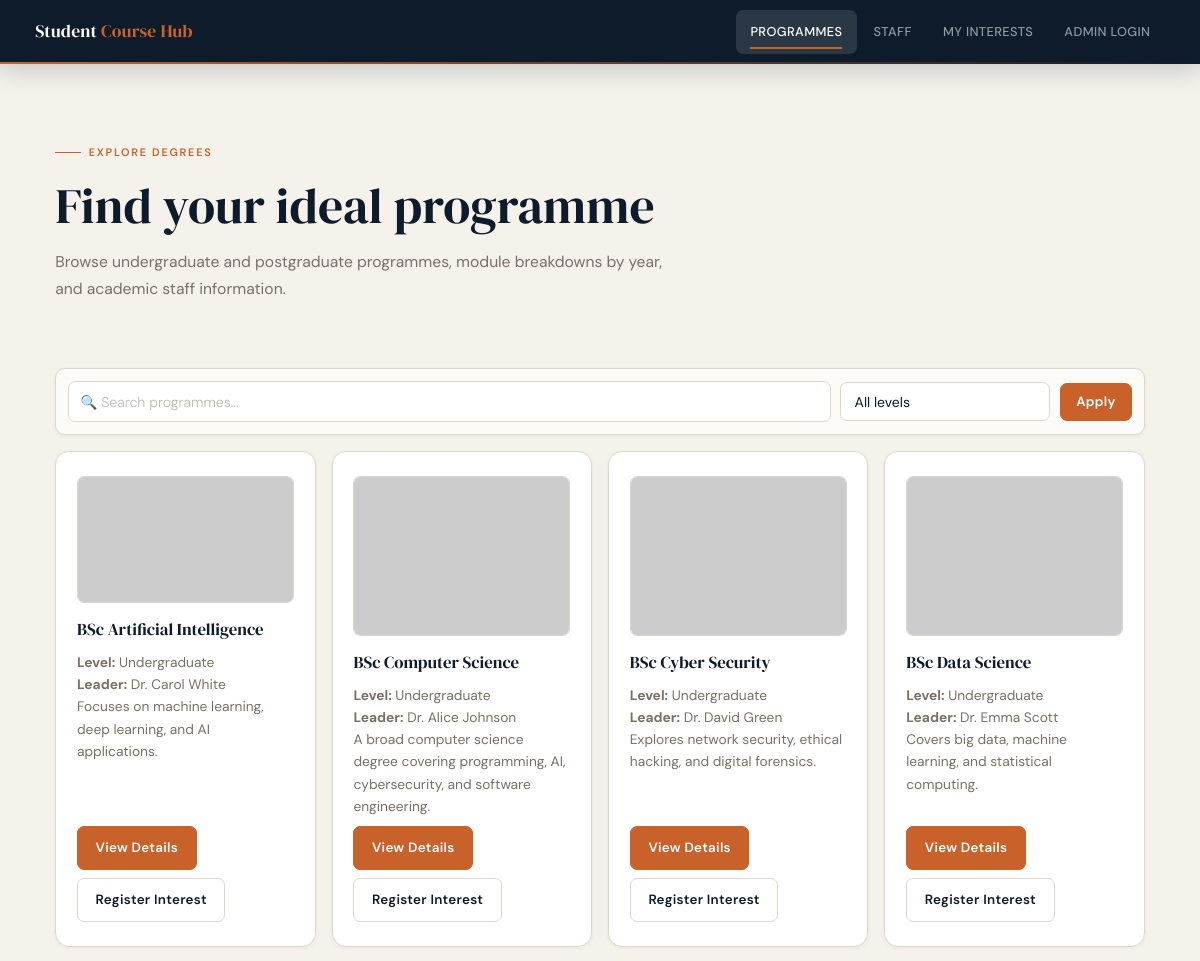
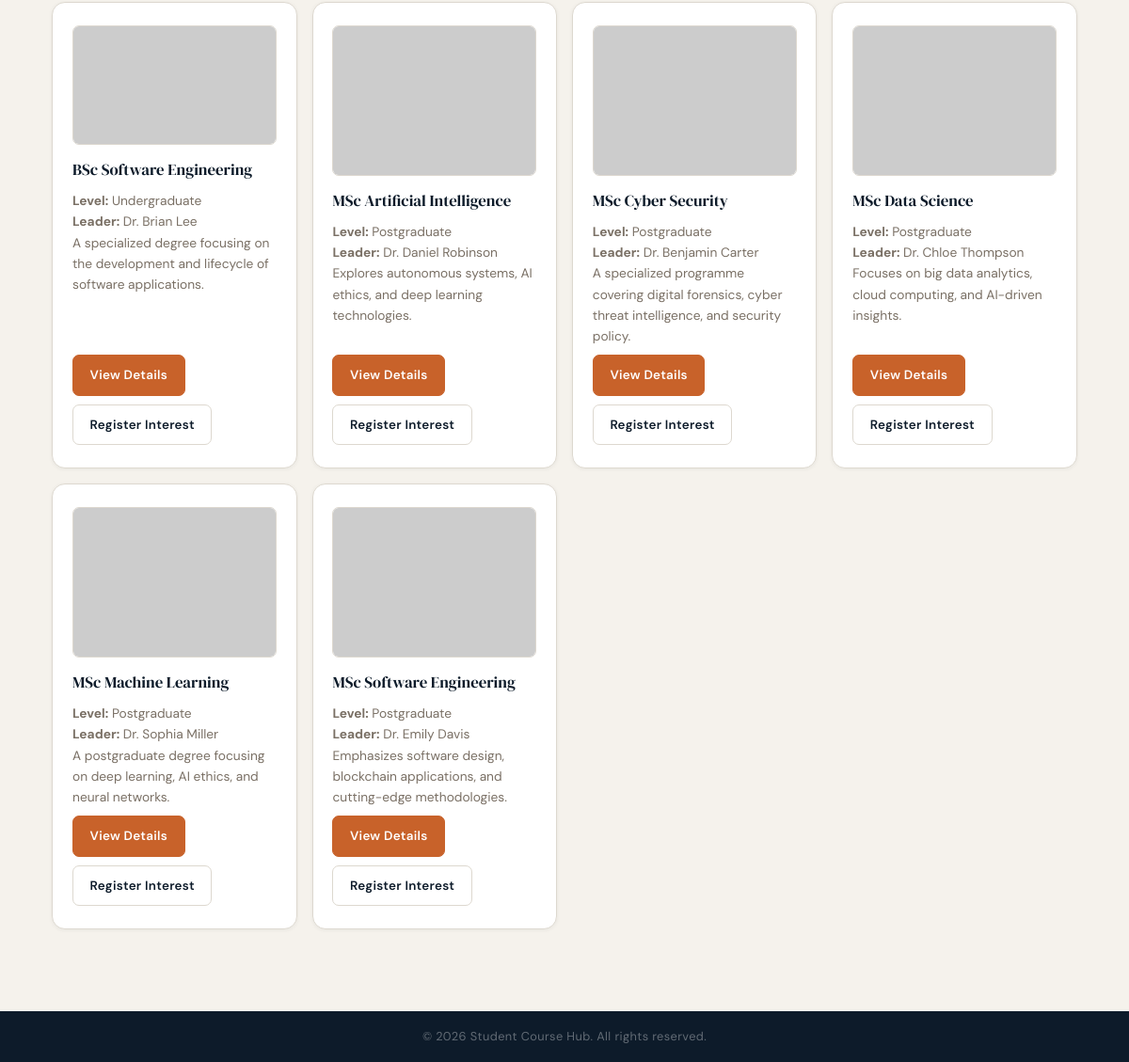
Page /public/programmes on the committed database (2 pictures, top to bottom).
### tables this page shows
CREATE TABLE `programmes` (
  `ProgrammeID` int(11) NOT NULL,
  `ProgrammeName` text NOT NULL,
  `LevelID` int(11) DEFAULT NULL,
  `ProgrammeLeaderID` int(11) DEFAULT NULL,
  `Description` text DEFAULT NULL,
  `Image` text DEFAULT NULL,
  `IsPublished` tinyint(1) NOT NULL DEFAULT 1,
  `ImageAlt` varchar(255) DEFAULT NULL
);

CREATE TABLE `levels` (
  `LevelID` int(11) NOT NULL,
  `LevelName` text NOT NULL
);

CREATE TABLE `staff` (
  `StaffID` int(11) NOT NULL,
  `Name` text NOT NULL,
  `JobTitle` varchar(150) DEFAULT NULL,
  `Department` varchar(150) DEFAULT NULL,
  `Bio` text DEFAULT NULL,
  `PhotoUrl` varchar(500) DEFAULT NULL
);

### app/Controllers/StudentController.php (called while the page is built, shortened)
<?php
class StudentController
{
    private Programme $programmeModel;
    public function __construct()
    {
        $this->programmeModel = new Programme();
    }
    public function programmes(): void
    {
        $selectedLevel = isset($_GET['level']) && $_GET['level'] !== '' ? (int) $_GET['level'] : null;
        $search = trim($_GET['q'] ?? '');
        $programmes = $this->programmeModel->getPublishedProgrammes($selectedLevel, $search);
        require __DIR__ . '/../Views/student/programmes.php';
    }
}

### public/index.php (called while the page is built, shortened)
<?php
require_once __DIR__ . '/../app/Core/bootstrap.php';
$router = new Router();
$router->get('/', 'StudentController@home');
$router->get('/programmes', 'StudentController@programmes');
$router->get('/programme', 'StudentController@programmeDetail');
$router->get('/staff', 'StaffController@index');
$router->get('/interest', 'StudentController@showInterestForm');
$router->post('/interest', 'StudentController@submitInterest');
$router->get('/my-interests', 'StudentController@manageInterests');
$router->post('/withdraw-interest', 'StudentController@withdrawInterest');
$router->get('/admin-login', 'AuthController@showLoginForm');
$router->post('/admin-login', 'AuthController@login');
$router->get('/logout', 'AuthController@logout');
$router->get('/admin-dashboard', 'AdminController@dashboard');
$router->get('/admin-add-programme', 'AdminController@viewAddForm');
$router->post('/admin-add-programme', 'AdminController@addProgramme');
$router->get('/admin-edit-programme', 'AdminController@viewEditForm');
$router->post('/admin-edit-programme', 'AdminController@editProgramme');
$router->post('/admin-delete-programme', 'AdminController@deleteProgramme');
$router->post('/admin-toggle-programme-publish', 'AdminController@toggleProgrammePublish');
$router->get('/admin-modules', 'AdminController@modules');
$router->post('/admin-add-module', 'AdminController@addModule');
$router->post('/admin-edit-module', 'AdminController@editModule');
$router->post('/admin-delete-module', 'AdminController@deleteModule');
$router->get('/admin-mailing-list', 'AdminController@mailingList');
$router->get('/admin-mailing-list-export', 'AdminController@exportMailingList');
$router->post('/admin-delete-interest', 'AdminController@deleteInterest');
$router->post('/admin-remove-duplicate-interests', 'AdminController@removeDuplicateInterests');
$router->post('/admin-remove-invalid-interests', 'AdminController@removeInvalidInterests');
$router->dispatch();

### app/Models/Programme.php (called while the page is built, shortened)
<?php
class Programme
{
    private PDO $db;
    public function __construct()
    {
        $this->db = Database::getInstance()->getConnection();
    }
    public function getPublishedProgrammes(?int $levelId = null, string $search = ''): array
    {
        $programmeImageAlt = $this->supportsProgrammeImageAlt()
            ? 'p.ImageAlt'
            : 'NULL AS ImageAlt';
        $search = trim($search);
        $sql = "
            SELECT
                p.ProgrammeID,
                p.ProgrammeName,
                p.Description,
                p.Image,
                {$programmeImageAlt},
                l.LevelName,
                s.Name AS ProgrammeLeaderName
            FROM programmes p
            LEFT JOIN levels l ON l.LevelID = p.LevelID
            LEFT JOIN staff s ON s.StaffID = p.ProgrammeLeaderID
        ";
        $conditions = [];
        $params = [];
        if ($this->supportsPublishing()) {
            $conditions[] = 'p.IsPublished = 1';
        }
        if (!empty($conditions)) {
            $sql .= ' WHERE ' . implode(' AND ', $conditions);
        }
        $sql .= ' ORDER BY p.ProgrammeName ASC';
        $stmt = $this->db->prepare($sql);
        $stmt->execute($params);
        return $stmt->fetchAll();
    }
    public function supportsPublishing(): bool
    {
        $stmt = $this->db->query("SHOW COLUMNS FROM programmes LIKE 'IsPublished'");
        $this->hasPublishedColumn = (bool) $stmt->fetch();
        return $this->hasPublishedColumn;
    }
    private function supportsProgrammeImageAlt(): bool
    {
        $stmt = $this->db->query("SHOW COLUMNS FROM programmes LIKE 'ImageAlt'");
        $this->hasProgrammeImageAltColumn = (bool) $stmt->fetch();
        return $this->hasProgrammeImageAltColumn;
    }
}

### app/Core/bootstrap.php (called while the page is built, shortened)
<?php
spl_autoload_register(function ($class) {
    $prefix = 'App\\';
    $base_dir = __DIR__ . '/../../app/';
    $len = strlen($prefix);
    $relative_class = substr($class, $len);
    $file = $base_dir . str_replace('\\', '/', $relative_class) . '.php';
});
$config = require __DIR__ . '/../../config/config.php';

### config/config.php (called while the page is built)
<?php
return [
    'db' => [
        'host' => 'localhost',
        'name' => 'student_course_hub',
        'user' => 'root',
        'pass' => '',
        'charset' => 'utf8mb4',
    ],
    'app' => [
        'base_url' => 'http://localhost/WebApplication/public',
        'env' => 'development',
    ],
];

### app/Core/Database.php (called while the page is built, shortened)
<?php
class Database
{
    private static ?Database $instance = null;
    private PDO $connection;
    private function __construct()
    {
        $config = require __DIR__ . '/../../config/config.php';
        $dbConfig = $config['db'];
        try {
            $dsn = "mysql:host={$dbConfig['host']};dbname={$dbConfig['name']};charset={$dbConfig['charset']}";
            $this->connection = new PDO(
                $dsn,
                $dbConfig['user'],
                $dbConfig['pass'],
                [
                    PDO::ATTR_ERRMODE => PDO::ERRMODE_EXCEPTION,
                    PDO::ATTR_DEFAULT_FETCH_MODE => PDO::FETCH_ASSOC,
                    PDO::ATTR_EMULATE_PREPARES => false,
                ]
            );
        } catch (PDOException $e) {
            die('Database connection failed: ' . $e->getMessage());
        }
    }
    public static function getInstance(): Database
    {
        if (self::$instance === null) {
            self::$instance = new self();
        }
        return self::$instance;
    }
    public function getConnection(): PDO
    {
        return $this->connection;
    }
}

### app/Views/student/programmes.php (the view, shortened to what this page needs)
<!DOCTYPE html>
<html lang="en">
<head>
    <link rel="stylesheet" href="/WebApplication/public/css/style.css" />
</head>
<body>
    <header>
        <h1>Student <span>Course Hub</span></h1>
        <nav>
            <a class="active" href="/WebApplication/public/programmes">Programmes</a>
            <a href="/WebApplication/public/staff">Staff</a>
            <a href="/WebApplication/public/my-interests">My Interests</a>
            <a href="/WebApplication/public/admin-login">Admin Login</a>
        </nav>
    </header>
    <main id="main-content">
        <section class="hero">
            <div class="hero-label">Explore Degrees</div>
            <h2>Find your ideal programme</h2>
            <p>Browse undergraduate and postgraduate programmes, module breakdowns by year, and academic staff information.</p>
        </section>
        <form method="get" action="/WebApplication/public/programmes" class="filter-form" aria-label="Filter and search programmes">
            <div class="filter-input-wrap">
                <span class="filter-icon" aria-hidden="true">&#128269;</span>
                <input id="q" name="q" type="text" placeholder="Search programmes..." value="<?php echo htmlspecialchars($search ?? ''); ?>" />
            </div>
            <select id="level" name="level">
                <option value="">All levels</option>
            </select>
            <button type="submit" class="btn btn-accent filter-apply">Apply</button>
        </form>
        <section class="features" aria-label="Programme list">
            <?php if (empty($programmes)): ?>
                <article class="feature">
                    <h3>No published programmes yet</h3>
                    <p>Please check back later.</p>
                </article>
            <?php else: ?>
                <?php foreach ($programmes as $programme): ?>
                    <article class="feature programme-card">
                        <?php $programmeImage = !empty($programme['Image']) ? (string) $programme['Image'] : '/WebApplication/public/img/programme-placeholder.svg'; ?>
                        <?php $programmeImageAlt = trim((string) ($programme['ImageAlt'] ?? '')) !== '' ? (string) $programme['ImageAlt'] : 'Image for ' . (string) ($programme['ProgrammeName'] ?? 'programme'); ?>
                        <img
                            class="programme-thumb"
                            src="<?php echo htmlspecialchars($programmeImage); ?>"
                            alt="<?php echo htmlspecialchars($programmeImageAlt); ?>"
                            onerror="this.src='/WebApplication/public/img/programme-placeholder.svg';"
                        />
                        <h3><?php echo htmlspecialchars($programme['ProgrammeName']); ?></h3>
                        <p>
                            <strong>Level:</strong> <?php echo htmlspecialchars($programme['LevelName'] ?? 'N/A'); ?><br />
                            <strong>Leader:</strong> <?php echo htmlspecialchars($programme['ProgrammeLeaderName'] ?? 'N/A'); ?>
                        </p>
                        <?php $desc = (string) ($programme['Description'] ?? ''); ?>
                        <p class="programme-summary"><?php echo htmlspecialchars(strlen($desc) > 180 ? substr($desc, 0, 177) . '...' : $desc); ?></p>
                        <p class="programme-actions">
                            <a class="btn btn-accent" href="/WebApplication/public/programme?id=<?php echo (int) $programme['ProgrammeID']; ?>">View Details</a>
                            <a class="btn btn-ghost" href="/WebApplication/public/interest?programme_id=<?php echo (int) $programme['ProgrammeID']; ?>">Register Interest</a>
                        </p>
                    </article>
                <?php endforeach; ?>
            <?php endif; ?>
        </section>
    </main>
    <footer>
        <p>&copy; 2026 Student Course Hub. All rights reserved.</p>
    </footer>
</body>
</html>

### app/Core/Router.php (shortened to what this page needs)
<?php
class Router
{
    private array $routes = [];
    public function get(string $path, string $action): void
    {
        $this->routes['GET'][$path] = $action;
    }
    public function post(string $path, string $action): void
    {
        $this->routes['POST'][$path] = $action;
    }
    public function dispatch(): void
    {
        $method = $_SERVER['REQUEST_METHOD'];
        $path = parse_url($_SERVER['REQUEST_URI'], PHP_URL_PATH);
        $basePath = '/WebApplication/public';
        if (strpos($path, $basePath) === 0) {
            $path = substr($path, strlen($basePath));
        }
        if (isset($this->routes[$method][$path])) {
            $action = $this->routes[$method][$path];
            $this->executeAction($action);
        } else {
            header('Location: /WebApplication/public/programmes');
            exit;
        }
    }
    private function executeAction(string $action): void
    {
        [$controllerName, $methodName] = explode('@', $action);
        $controller = new $controllerClass();
        $controller->$methodName();
    }
}

### rows in the picture
programmes: ProgrammeName "BSc Artificial Intelligence", LevelID.LevelName "Undergraduate", ProgrammeLeaderID.Name "Dr. Carol White", Description "Focuses on machine learning, deep learning, and AI applications."
programmes: ProgrammeName "BSc Computer Science", LevelID.LevelName "Undergraduate", ProgrammeLeaderID.Name "Dr. Alice Johnson", Description "A broad computer science degree covering programming, AI, cybersecurity, and software engineering."
programmes: ProgrammeName "BSc Cyber Security", LevelID.LevelName "Undergraduate", ProgrammeLeaderID.Name "Dr. David Green", Description "Explores network security, ethical hacking, and digital forensics."
programmes: ProgrammeName "BSc Data Science", LevelID.LevelName "Undergraduate", ProgrammeLeaderID.Name "Dr. Emma Scott", Description "Covers big data, machine learning, and statistical computing."
programmes: ProgrammeName "BSc Software Engineering", LevelID.LevelName "Undergraduate", ProgrammeLeaderID.Name "Dr. Brian Lee", Description "A specialized degree focusing on the development and lifecycle of software applications."
programmes: ProgrammeName "MSc Artificial Intelligence", LevelID.LevelName "Postgraduate", ProgrammeLeaderID.Name "Dr. Daniel Robinson", Description "Explores autonomous systems, AI ethics, and deep learning technologies."
programmes: ProgrammeName "MSc Cyber Security", LevelID.LevelName "Postgraduate", ProgrammeLeaderID.Name "Dr. Benjamin Carter", Description "A specialized programme covering digital forensics, cyber threat intelligence, and security policy."
programmes: ProgrammeName "MSc Data Science", LevelID.LevelName "Postgraduate", ProgrammeLeaderID.Name "Dr. Chloe Thompson", Description "Focuses on big data analytics, cloud computing, and AI-driven insights."
programmes: ProgrammeName "MSc Machine Learning", LevelID.LevelName "Postgraduate", ProgrammeLeaderID.Name "Dr. Sophia Miller", Description "A postgraduate degree focusing on deep learning, AI ethics, and neural networks."
programmes: ProgrammeName "MSc Software Engineering", LevelID.LevelName "Postgraduate", ProgrammeLeaderID.Name "Dr. Emily Davis", Description "Emphasizes software design, blockchain applications, and cutting-edge methodologies."
